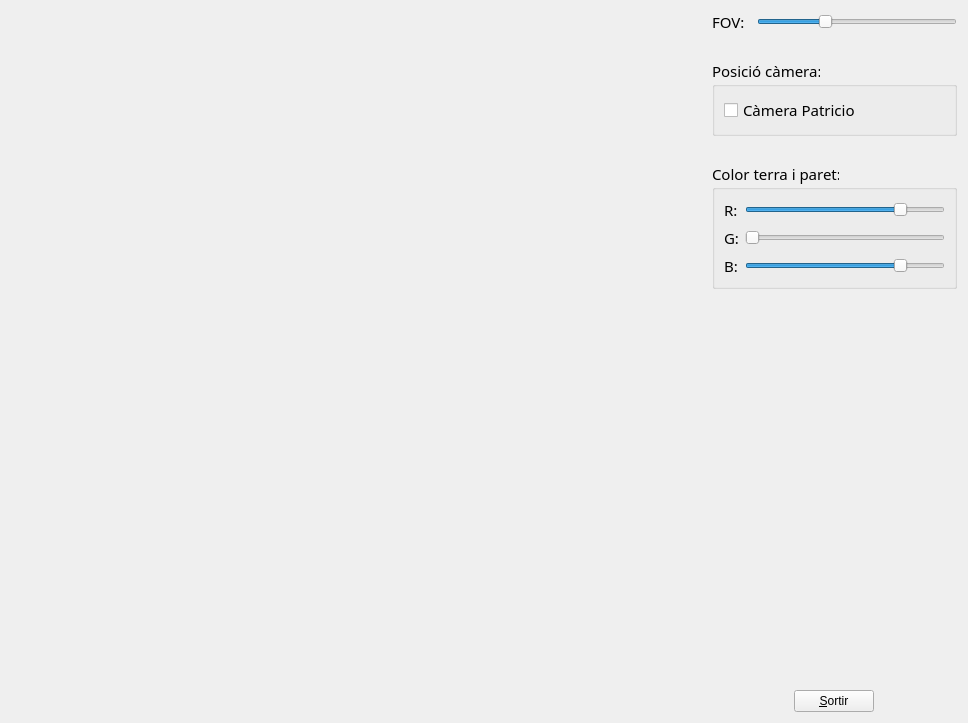
<?xml version="1.0" encoding="UTF-8"?>
<ui version="4.0">
 <class>MyForm</class>
 <widget class="QWidget" name="MyForm">
  <property name="geometry">
   <rect>
    <x>0</x>
    <y>0</y>
    <width>968</width>
    <height>723</height>
   </rect>
  </property>
  <property name="windowTitle">
   <string>Form</string>
  </property>
  <layout class="QHBoxLayout" name="horizontalLayout_4">
   <item>
    <widget class="MyGLWidget" name="widget" native="true">
     <property name="sizePolicy">
      <sizepolicy hsizetype="Expanding" vsizetype="Expanding">
       <horstretch>0</horstretch>
       <verstretch>0</verstretch>
      </sizepolicy>
     </property>
    </widget>
   </item>
   <item>
    <layout class="QVBoxLayout" name="verticalLayout">
     <item>
      <layout class="QHBoxLayout" name="horizontalLayout">
       <item>
        <widget class="QLabel" name="label">
         <property name="font">
          <font>
           <family>Ubuntu Light</family>
           <pointsize>11</pointsize>
          </font>
         </property>
         <property name="text">
          <string>FOV:</string>
         </property>
        </widget>
       </item>
       <item>
        <widget class="QSlider" name="horizontalSlider">
         <property name="sizePolicy">
          <sizepolicy hsizetype="Preferred" vsizetype="Fixed">
           <horstretch>0</horstretch>
           <verstretch>0</verstretch>
          </sizepolicy>
         </property>
         <property name="minimumSize">
          <size>
           <width>200</width>
           <height>0</height>
          </size>
         </property>
         <property name="minimum">
          <number>1</number>
         </property>
         <property name="maximum">
          <number>179</number>
         </property>
         <property name="value">
          <number>60</number>
         </property>
         <property name="orientation">
          <enum>Qt::Horizontal</enum>
         </property>
        </widget>
       </item>
      </layout>
     </item>
     <item>
      <spacer name="verticalSpacer_2">
       <property name="orientation">
        <enum>Qt::Vertical</enum>
       </property>
       <property name="sizeType">
        <enum>QSizePolicy::Fixed</enum>
       </property>
       <property name="sizeHint" stdset="0">
        <size>
         <width>20</width>
         <height>20</height>
        </size>
       </property>
      </spacer>
     </item>
     <item>
      <widget class="QGroupBox" name="groupBox_3">
       <property name="font">
        <font>
         <family>Ubuntu Light</family>
         <pointsize>11</pointsize>
        </font>
       </property>
       <property name="title">
        <string>Posició càmera:</string>
       </property>
       <layout class="QVBoxLayout" name="verticalLayout_7">
        <item>
         <widget class="QCheckBox" name="checkBox">
          <property name="font">
           <font>
            <family>Ubuntu Light</family>
            <pointsize>11</pointsize>
           </font>
          </property>
          <property name="text">
           <string>Càmera Patricio</string>
          </property>
         </widget>
        </item>
       </layout>
      </widget>
     </item>
     <item>
      <spacer name="verticalSpacer_3">
       <property name="orientation">
        <enum>Qt::Vertical</enum>
       </property>
       <property name="sizeType">
        <enum>QSizePolicy::Fixed</enum>
       </property>
       <property name="sizeHint" stdset="0">
        <size>
         <width>20</width>
         <height>20</height>
        </size>
       </property>
      </spacer>
     </item>
     <item>
      <widget class="QGroupBox" name="groupBox_4">
       <property name="font">
        <font>
         <family>Ubuntu Light</family>
         <pointsize>11</pointsize>
        </font>
       </property>
       <property name="title">
        <string>Color terra i paret:</string>
       </property>
       <layout class="QVBoxLayout" name="verticalLayout_8">
        <item>
         <layout class="QHBoxLayout" name="horizontalLayout_5">
          <item>
           <widget class="QLabel" name="label_2">
            <property name="font">
             <font>
              <family>Ubuntu Light</family>
              <pointsize>11</pointsize>
             </font>
            </property>
            <property name="text">
             <string>R:</string>
            </property>
           </widget>
          </item>
          <item>
           <widget class="QSlider" name="horizontalSlider_2">
            <property name="sizePolicy">
             <sizepolicy hsizetype="Preferred" vsizetype="Fixed">
              <horstretch>0</horstretch>
              <verstretch>0</verstretch>
             </sizepolicy>
            </property>
            <property name="minimumSize">
             <size>
              <width>200</width>
              <height>0</height>
             </size>
            </property>
            <property name="minimum">
             <number>0</number>
            </property>
            <property name="maximum">
             <number>100</number>
            </property>
            <property name="value">
             <number>80</number>
            </property>
            <property name="orientation">
             <enum>Qt::Horizontal</enum>
            </property>
           </widget>
          </item>
         </layout>
        </item>
        <item>
         <layout class="QHBoxLayout" name="horizontalLayout_6">
          <item>
           <widget class="QLabel" name="label_3">
            <property name="font">
             <font>
              <family>Ubuntu Light</family>
              <pointsize>11</pointsize>
             </font>
            </property>
            <property name="text">
             <string>G:</string>
            </property>
           </widget>
          </item>
          <item>
           <widget class="QSlider" name="horizontalSlider_3">
            <property name="sizePolicy">
             <sizepolicy hsizetype="Preferred" vsizetype="Fixed">
              <horstretch>0</horstretch>
              <verstretch>0</verstretch>
             </sizepolicy>
            </property>
            <property name="minimumSize">
             <size>
              <width>200</width>
              <height>0</height>
             </size>
            </property>
            <property name="minimum">
             <number>0</number>
            </property>
            <property name="maximum">
             <number>100</number>
            </property>
            <property name="value">
             <number>0</number>
            </property>
            <property name="orientation">
             <enum>Qt::Horizontal</enum>
            </property>
           </widget>
          </item>
         </layout>
        </item>
        <item>
         <layout class="QHBoxLayout" name="horizontalLayout_7">
          <item>
           <widget class="QLabel" name="label_4">
            <property name="font">
             <font>
              <family>Ubuntu Light</family>
              <pointsize>11</pointsize>
             </font>
            </property>
            <property name="text">
             <string>B:</string>
            </property>
           </widget>
          </item>
          <item>
           <widget class="QSlider" name="horizontalSlider_4">
            <property name="sizePolicy">
             <sizepolicy hsizetype="Preferred" vsizetype="Fixed">
              <horstretch>0</horstretch>
              <verstretch>0</verstretch>
             </sizepolicy>
            </property>
            <property name="minimumSize">
             <size>
              <width>200</width>
              <height>0</height>
             </size>
            </property>
            <property name="minimum">
             <number>0</number>
            </property>
            <property name="maximum">
             <number>100</number>
            </property>
            <property name="value">
             <number>80</number>
            </property>
            <property name="orientation">
             <enum>Qt::Horizontal</enum>
            </property>
           </widget>
          </item>
         </layout>
        </item>
       </layout>
      </widget>
     </item>
     <item>
      <spacer name="verticalSpacer">
       <property name="orientation">
        <enum>Qt::Vertical</enum>
       </property>
       <property name="sizeHint" stdset="0">
        <size>
         <width>20</width>
         <height>40</height>
        </size>
       </property>
      </spacer>
     </item>
     <item>
      <layout class="QHBoxLayout" name="horizontalLayout_3">
       <item>
        <spacer name="horizontalSpacer_2">
         <property name="orientation">
          <enum>Qt::Horizontal</enum>
         </property>
         <property name="sizeType">
          <enum>QSizePolicy::Preferred</enum>
         </property>
         <property name="sizeHint" stdset="0">
          <size>
           <width>40</width>
           <height>20</height>
          </size>
         </property>
        </spacer>
       </item>
       <item>
        <layout class="QHBoxLayout" name="horizontalLayout_2">
         <item>
          <widget class="QPushButton" name="pushButton">
           <property name="sizePolicy">
            <sizepolicy hsizetype="Fixed" vsizetype="Fixed">
             <horstretch>0</horstretch>
             <verstretch>0</verstretch>
            </sizepolicy>
           </property>
           <property name="text">
            <string>&amp;Sortir</string>
           </property>
          </widget>
         </item>
         <item>
          <spacer name="horizontalSpacer">
           <property name="orientation">
            <enum>Qt::Horizontal</enum>
           </property>
           <property name="sizeType">
            <enum>QSizePolicy::Preferred</enum>
           </property>
           <property name="sizeHint" stdset="0">
            <size>
             <width>40</width>
             <height>20</height>
            </size>
           </property>
          </spacer>
         </item>
        </layout>
       </item>
      </layout>
     </item>
    </layout>
   </item>
  </layout>
 </widget>
 <customwidgets>
  <customwidget>
   <class>MyGLWidget</class>
   <extends>QWidget</extends>
   <header>MyGLWidget.h</header>
   <container>1</container>
   <slots>
    <signal>updateFOV(int)</signal>
    <signal>checkCameraPatricio()</signal>
    <signal>uncheckCameraPatricio()</signal>
    <slot>changeFOV(int)</slot>
    <slot>changeToCameraPatricio(bool)</slot>
    <slot>setGreenColorFloor(int)</slot>
    <slot>setRedColorFloor(int)</slot>
    <slot>setBlueColorFloor(int)</slot>
   </slots>
  </customwidget>
 </customwidgets>
 <resources/>
 <connections>
  <connection>
   <sender>pushButton</sender>
   <signal>clicked()</signal>
   <receiver>MyForm</receiver>
   <slot>close()</slot>
   <hints>
    <hint type="sourcelabel">
     <x>909</x>
     <y>710</y>
    </hint>
    <hint type="destinationlabel">
     <x>839</x>
     <y>529</y>
    </hint>
   </hints>
  </connection>
  <connection>
   <sender>horizontalSlider</sender>
   <signal>valueChanged(int)</signal>
   <receiver>widget</receiver>
   <slot>changeFOV(int)</slot>
   <hints>
    <hint type="sourcelabel">
     <x>845</x>
     <y>21</y>
    </hint>
    <hint type="destinationlabel">
     <x>662</x>
     <y>46</y>
    </hint>
   </hints>
  </connection>
  <connection>
   <sender>widget</sender>
   <signal>updateFOV(int)</signal>
   <receiver>horizontalSlider</receiver>
   <slot>setValue(int)</slot>
   <hints>
    <hint type="sourcelabel">
     <x>655</x>
     <y>71</y>
    </hint>
    <hint type="destinationlabel">
     <x>866</x>
     <y>14</y>
    </hint>
   </hints>
  </connection>
  <connection>
   <sender>checkBox</sender>
   <signal>clicked(bool)</signal>
   <receiver>widget</receiver>
   <slot>changeToCameraPatricio(bool)</slot>
   <hints>
    <hint type="sourcelabel">
     <x>740</x>
     <y>104</y>
    </hint>
    <hint type="destinationlabel">
     <x>673</x>
     <y>101</y>
    </hint>
   </hints>
  </connection>
  <connection>
   <sender>widget</sender>
   <signal>checkCameraPatricio()</signal>
   <receiver>checkBox</receiver>
   <slot>toggle()</slot>
   <hints>
    <hint type="sourcelabel">
     <x>694</x>
     <y>110</y>
    </hint>
    <hint type="destinationlabel">
     <x>734</x>
     <y>108</y>
    </hint>
   </hints>
  </connection>
  <connection>
   <sender>widget</sender>
   <signal>uncheckCameraPatricio()</signal>
   <receiver>checkBox</receiver>
   <slot>toggle()</slot>
   <hints>
    <hint type="sourcelabel">
     <x>513</x>
     <y>101</y>
    </hint>
    <hint type="destinationlabel">
     <x>752</x>
     <y>106</y>
    </hint>
   </hints>
  </connection>
  <connection>
   <sender>horizontalSlider_2</sender>
   <signal>valueChanged(int)</signal>
   <receiver>widget</receiver>
   <slot>setRedColorFloor(int)</slot>
   <hints>
    <hint type="sourcelabel">
     <x>763</x>
     <y>203</y>
    </hint>
    <hint type="destinationlabel">
     <x>642</x>
     <y>199</y>
    </hint>
   </hints>
  </connection>
  <connection>
   <sender>horizontalSlider_3</sender>
   <signal>valueChanged(int)</signal>
   <receiver>widget</receiver>
   <slot>setGreenColorFloor(int)</slot>
   <hints>
    <hint type="sourcelabel">
     <x>762</x>
     <y>227</y>
    </hint>
    <hint type="destinationlabel">
     <x>643</x>
     <y>225</y>
    </hint>
   </hints>
  </connection>
  <connection>
   <sender>horizontalSlider_4</sender>
   <signal>valueChanged(int)</signal>
   <receiver>widget</receiver>
   <slot>setBlueColorFloor(int)</slot>
   <hints>
    <hint type="sourcelabel">
     <x>756</x>
     <y>249</y>
    </hint>
    <hint type="destinationlabel">
     <x>654</x>
     <y>251</y>
    </hint>
   </hints>
  </connection>
 </connections>
</ui>
